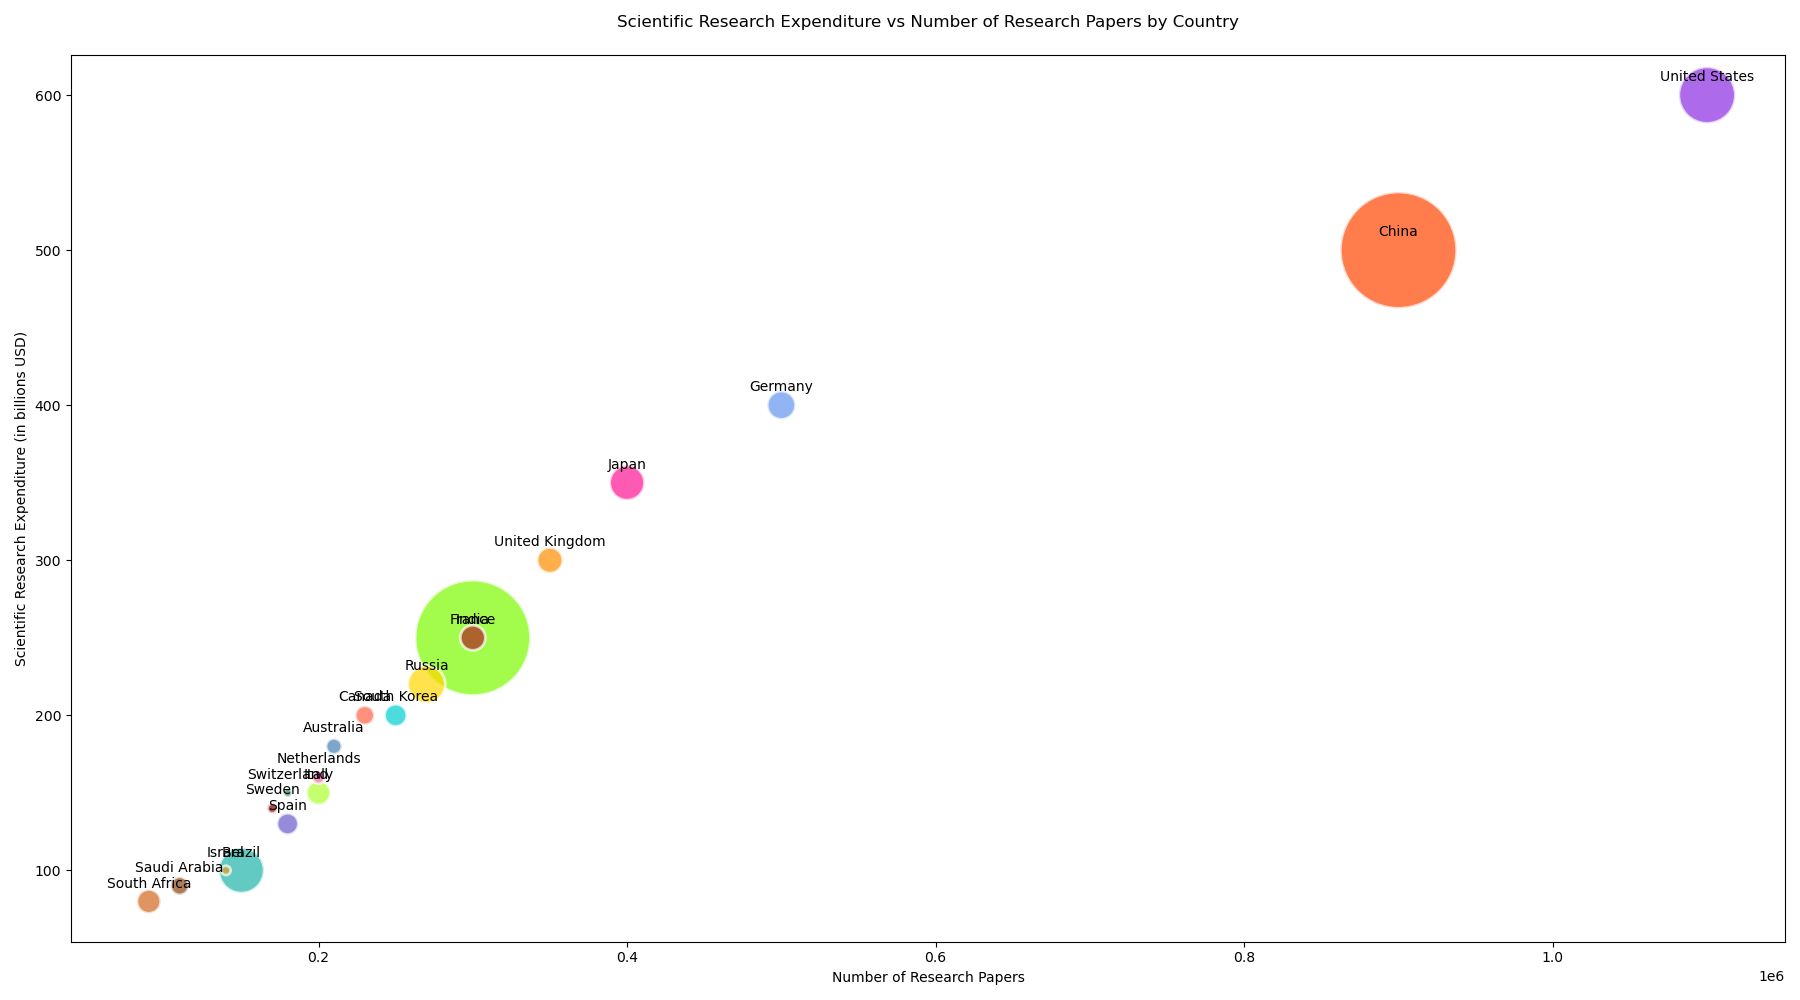

Reproduce this figure in Python.

import matplotlib.pyplot as plt
import numpy as np

countries = ['United States', 'China', 'India', 'Germany', 'Japan', 'South Korea', 
             'United Kingdom', 'France', 'Italy', 'Canada', 'Australia', 'Spain', 
             'Brazil', 'Russia', 'Netherlands', 'Sweden', 'Switzerland', 'Israel', 
             'South Africa', 'Saudi Arabia']
research_expenditure = np.array([600, 500, 250, 400, 350, 200, 300, 250, 150, 200, 180, 130, 100, 220, 160, 140, 150, 100, 80, 90])
research_papers = np.array([1100000, 900000, 300000, 500000, 400000, 250000, 350000, 300000, 200000, 230000, 210000, 180000, 150000, 270000, 200000, 170000, 180000, 140000, 90000, 110000])
population = np.array([331, 1402, 1380, 83, 126, 51, 68, 65, 60, 38, 26, 47, 213, 146, 17, 10, 8, 9, 59, 34])

sizes = population * 5

colors = ['#8A2BE2', '#FF4500', '#7CFC00', '#6495ED', '#FF1493', '#00CED1', 
          '#FF8C00', '#B22222', '#ADFF2F', '#FF6347', '#4682B4', '#6A5ACD', 
          '#20B2AA', '#FFD700', '#FF69B4', '#8B0000', '#2E8B57', '#DAA520', 
          '#D2691E', '#8B4513']

plt.figure(figsize=(18, 10))

scatter = plt.scatter(research_papers, research_expenditure, s=sizes, c=colors, alpha=0.7, edgecolors="w", linewidth=2)

plt.title('Scientific Research Expenditure vs Number of Research Papers by Country', pad=20)
plt.xlabel('Number of Research Papers')
plt.ylabel('Scientific Research Expenditure (in billions USD)')

for i, country in enumerate(countries):
    plt.annotate(country, (research_papers[i], research_expenditure[i]), textcoords="offset points", xytext=(0,10), ha='center')

plt.tight_layout()
plt.show()
